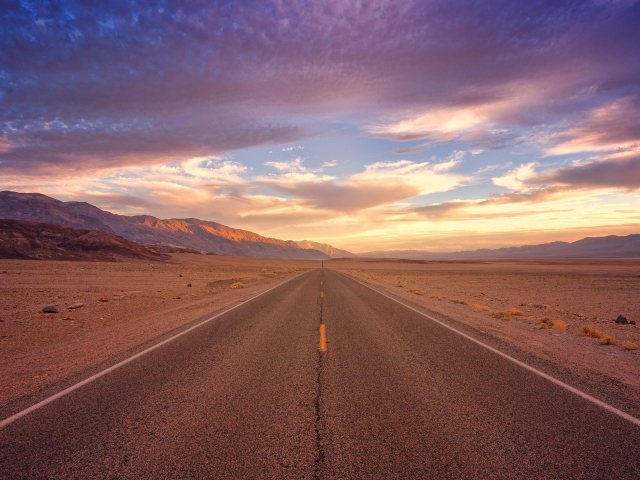
//> input picture Sobel Edge Detection on FPGA with simulation/test0.jpg, 640 x 480 px, given in place of testvideo640480.mp4, which was not available
$ ./main   (built with g++ and OpenCV 4)
//> lines starting //> are read from the running program, lines starting //| are printed output that depends on the picture; after the words box and inside, x2 and y2 are one past the last pixel; in counts of white or black regions, pixels touching at a corner belong together; pictures that were not available may be replaced by others from this repository, and a replacement may not be noted
//> in processVideo, frame is the input picture: 480 rows x 640 cols, CV_8UC3; mean B, G, R 101.7, 97.8, 133.4
### ZedBoard Zynq-7000 FPGA/Lane-Detection-on-CPU-Pure-Software/TimeAnalyze.hpp
//
//  TimeAnalyze.hpp
//  Lane_Detection
//
//

#ifndef TimeAnalyze_hpp
#define TimeAnalyze_hpp

#include <stdio.h>
#include <iostream>

using namespace std;

class TimeAnalyze
{
private:

    //starting point of time
    clock_t clk_start;

    //Total duration
    clock_t clk_total = 0;

    //duration of one lap
    clock_t clk_duration = 0;

    //maximum time in frames
    clock_t clk_maxtime = 0;

    //minumum time in frames
    clock_t clk_mintime = 100 * (double)CLOCKS_PER_SEC;

    //frame counter
    int framecounter = 0;

    //Analyze name
    string name;

    bool debug;
public:

    //Default Constructor
    TimeAnalyze(string _analyze_name, bool _debug, bool start = false);


    /**
     *   @brief Start Clock
     */
    void Start();

    /**
     *   @brief Stop Clock, Calculate duration, Add duration in Total duration
     *   and Control Max Min duration
     */
    void Stop();


    /**
     *   @brief Reset the staring point, ending point, frame counter, max_time and min_time
     */
    void Reset();


    /**
     *   @brief Calculate the timing analyze. And print total time, frame number, maximum time and minum time.
     */
    void Print();

};

#endif /* TimeAnalyze_hpp */

### ZedBoard Zynq-7000 FPGA/Lane-Detection-on-CPU-Pure-Software/Lane.hpp
//
//  Lane.hpp


#ifndef Lane_hpp
#define Lane_hpp

#include <iostream>
#include <vector>
#include <math.h>
#include <list>
using namespace std;

class Lane
{
private:
    //How many recent elements you want to keep?
    int buffer;

    //For coefficients
    int buffer_coefficient;

    //For Detected X values on 3 point of frame
    int buffer_lane_x_l;
    int buffer_lane_x_r;

    //for CalculateLineDistance()
    int buffer_lane_calculations;

public:

    //Was the line detected in the last iteration?
    bool detected_right;
    bool detected_left;
    bool donotdraw;
    int y_size; //rows-height of frame
    int x_size; //cols-width of frame
    int image_center_x;

    //polynomial coefficients for the most recent fit
    //Current coefficients
    float coefficient_left_current[3];
    float coefficient_right_current[3];

    float* coefficient_left_recent_Mem_allocate;
    float* coefficient_right_recent_Mem_allocate;

    //Recent coefficients
    vector<float*> coefficient_left_recent;
    vector<float*> coefficient_right_recent;

    //polynomial coefficients averaged over the current "buffer" iterations
    //average coefficients
    float coefficient_left_average[3];
    float coefficient_right_average[3];


    //x values for detected left&rigth line pixels on 3 points
    //Current X_pixels
    int* left_lane_x_indis_current;
    int* right_lane_x_indis_current;

    //Recent X_pixels
    vector<int*> right_lane_x_indis_recent;
    vector<int*> left_lane_x_indis_recent;

    //distance between two line on 3 point on current frame
    //current distance left_right
    int* distance_right_left_current;

    //recent distance left_right
    vector<int*> distance_right_left_recent;

    //difference beetwen lines and camera center on 3 points.
    //current distance left&right - center
    int* distance_center_left_current;
    int* distance_right_center_current;

    //recent distance left&right - center.
    vector<int*> distance_center_left_recent;
    vector<int*> distance_right_center_recent;


    //Default constructur
    Lane(int row, int col);

    /**
     *   @brief Add coeffients of SecondOrder Polynom for left and right lines.
     *   @param left is an float* ,is LeftLine coefficients to keep left_fit[3]
     *   @param right is an float*,is RightLine coefficients to keep right_fit[3]
     */
    void AddCoefficent(float* left, float* right);

    //calculate distance on current frame.
    void CalculateLineDistances(float* left, float* right);


    /**
     *   @brief Calculate X Pixel of SecondOrder Polynom according to Y pixel.
     *   You have to indicate which line. (left or right)
     *   @param y is an int , y pixel value.
     *   @param which is an int, for left->0 for right->1
     */
//    int CalculateXCurrent(int y, int which);

    bool CheckIsItLane(float *left, float *right);

    int GetBuffer_Coefficient(){ return buffer_coefficient; };
    int Getbuffer_Lane_X_Left(){ return buffer_lane_x_l; };
    int Getbuffer_Lane_X_Right(){ return buffer_lane_x_r; };
    int Getbuffer_Lane_Calculations(){ return buffer_lane_calculations; };
    int GetXValue(float* fit, int col);
};

#endif /* Lane_hpp */

### ZedBoard Zynq-7000 FPGA/Lane-Detection-on-CPU-Pure-Software/Preprocessing.hpp
//
//  Preprocessing.hpp
//  Filter-Noise
//
//

#ifndef Preprocessing_hpp
#define Preprocessing_hpp

#include <stdio.h>
#include "opencv2/opencv.hpp"
#include <vector>

using namespace std;

cv::Mat Preprocessing(cv::Mat& src){
    bool debug = false;

    cv::Mat sourceHLS;
    cv::Mat channels[3];
    cv::Mat gray;
    cv::Mat source;


    cv::cvtColor(src, gray, cv::COLOR_BGR2GRAY); //Convert to RGB2Gray

//Gray Scale Preprocess

    //Debug Gray Scale Image
    if(debug){
        cv::imwrite("/Users/yakup/Test_output_Files/Debug/Original.jpg", src);
        cv::namedWindow( "Gray Scale Image", cv::WINDOW_NORMAL );
        cv::imshow("Gray Scale Image", gray);
        cv::waitKey(0);
        cv::destroyAllWindows();
    }

    cv::equalizeHist(gray, gray);   //Histogram equalization

    //Debug Histogram Equalization GrayScale
    if(debug){
        cv::namedWindow("Gray Scale Histogram Equalization", cv::WINDOW_NORMAL );
        cv::imshow("Gray Scale Histogram Equalization", gray);
        cv::waitKey(0);
        cv::destroyAllWindows();
    }

    cv::inRange(gray, cv::Scalar(125), cv::Scalar(255), gray); //Take threshold
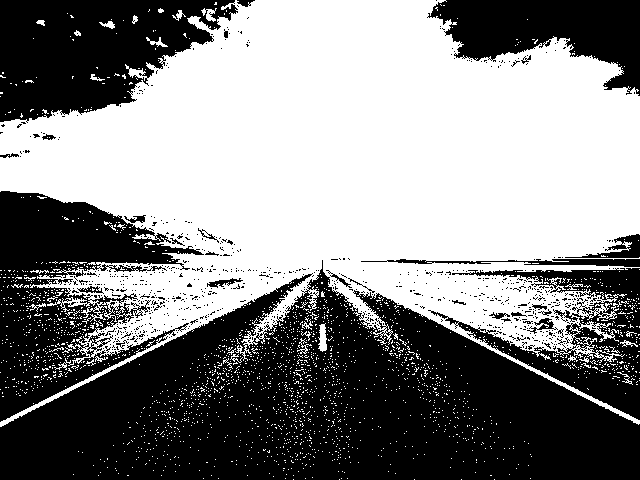
//> gray: 480 rows x 640 cols, CV_8UC1; 52.2% white; 787 black regions (759 under 20 px), largest, box (x1, y1, x2, y2) and area: (0, 260, 640, 480) 80497, (0, 191, 204, 422) 21193, (0, 0, 238, 123) 19133

    //Debug Threshold GrayScale
    if(debug){
        cv::namedWindow("Gray Scale Histequ-> Threshold", cv::WINDOW_NORMAL );
        cv::imshow("Gray Scale Histequ-> Threshold", gray);
        cv::waitKey(0);
        cv::destroyAllWindows();
    }


    cv::cvtColor(src, sourceHLS, cv::COLOR_BGR2HLS);    //Convert Image RGB2HLS
//> sourceHLS: 480 rows x 640 cols, CV_8UC3; mean of channels 0, 1, 2 63, 114.7, 87.5
    split(sourceHLS, channels); //Split color channels(H - L - S)
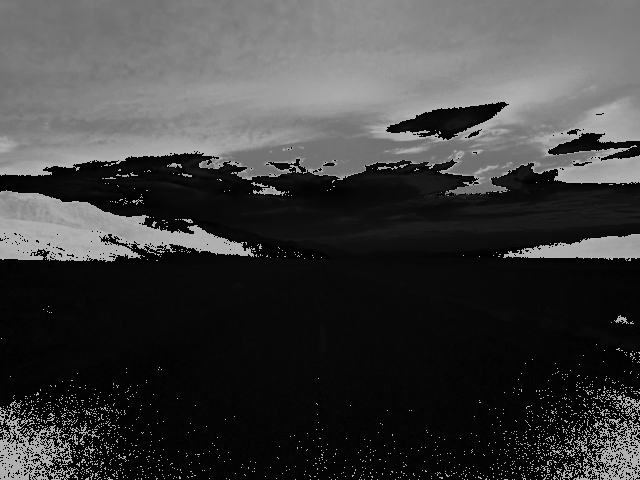
//> channels[0]: 480 rows x 640 cols, CV_8UC1; min 0, max 180, mean 63
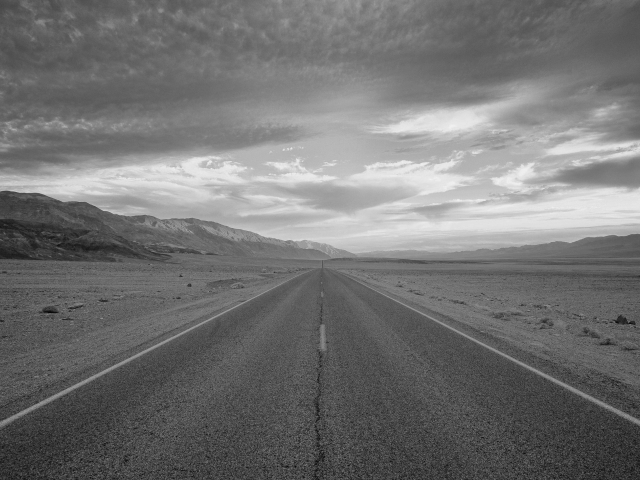
//> channels[1]: 480 rows x 640 cols, CV_8UC1; min 7, max 241, mean 114.7
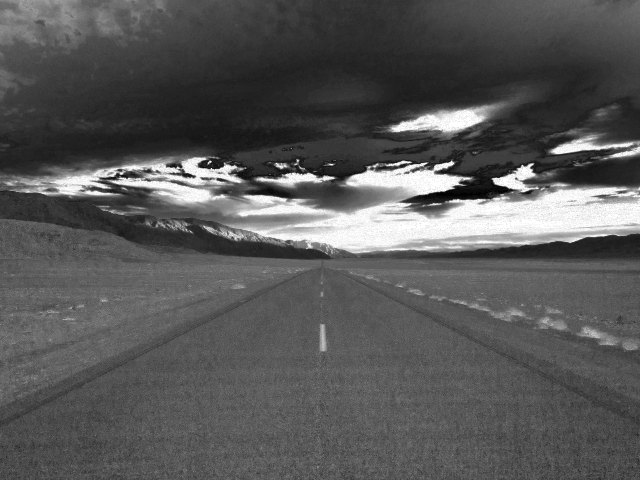
//> channels[2]: 480 rows x 640 cols, CV_8UC1; min 0, max 255, mean 87.5

//S Channel PreProcess.

    //Debug S channel channels[2].
    if(debug){
        cv::imwrite("/Users/yakup/Test_output_Files/Debug/S_Channel.jpg", channels[2]);
        cv::namedWindow( "S-Channel", cv::WINDOW_NORMAL );
        cv::imshow("S-Channel", channels[2]);
        cv::waitKey(0);
        cv::destroyAllWindows();
    }

    cv::Mat S_channel(channels[2].size(), CV_8UC1);
//> S_channel: 480 rows x 640 cols, CV_8UC1; every value is 0
    cv::inRange(channels[2], cv::Scalar(100), cv::Scalar(255), S_channel); //Take Threshold
//> S_channel: 480 rows x 640 cols, CV_8UC1; 20.6% white; 3160 white regions (3090 under 20 px), largest, box (x1, y1, x2, y2) and area: (2, 156, 640, 257) 30493, (0, 257, 321, 360) 10108, (0, 0, 167, 47) 4761

    //Debug S channel Threshold channels[2].
    if(debug){
        cv::imwrite("/Users/yakup/Test_output_Files/Debug/Threshold_S_Channel.jpg", S_channel);
        cv::namedWindow( "Threshold- S Channel", cv::WINDOW_NORMAL );
        cv::imshow("Threshold- S Channel", S_channel);
        cv::waitKey(0);
        cv::destroyAllWindows();
    }

//L channel Process.

    //Debug L channel channels[1].
    if(debug){
        cv::imwrite("/Users/yakup/Test_output_Files/Debug/L_Channel.jpg", channels[1]);
        cv::namedWindow( "L-Channel", cv::WINDOW_NORMAL );
        cv::imshow("L-Channel", channels[1]);
        cv::waitKey(0);
        cv::destroyAllWindows();
    }


    cv::Mat L_channel_Sx(channels[1].size(), CV_32FC1);  //Derivative in x direction of L Channel
//> L_channel_Sx: 480 rows x 640 cols, CV_32FC1; every value is 0
    cv::Sobel(channels[1], L_channel_Sx, CV_32FC1, 1, 0); //Get derivative in x direction

    //Debug L Channel Derivative (Sobel)
    if(debug){
        cv::imwrite("/Users/yakup/Test_output_Files/Debug/Sobel_L_Channel.jpg", L_channel_Sx);
        cv::namedWindow( "Sobel- L Channel", cv::WINDOW_NORMAL );
        cv::imshow("Sobel- L Channel", L_channel_Sx);
        cv::waitKey(0);

    }

    L_channel_Sx = cv::abs(L_channel_Sx);   //Take Absolute
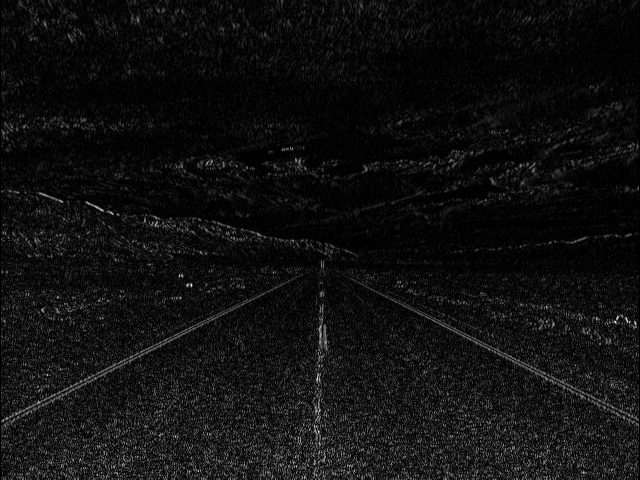
//> L_channel_Sx: 480 rows x 640 cols, CV_32FC1; min 0, max 265, mean 17.4; drawn with min black and max white

    //Debug L Channel Sobel->Absolute
    if(debug){
        cv::imwrite("/Users/yakup/Test_output_Files/Debug/Sobel_L_Channel_absolute.jpg", L_channel_Sx);
        cv::namedWindow( "Sobel- L Channel-absolute", cv::WINDOW_NORMAL );
        cv::imshow("Sobel- L Channel-absolute", L_channel_Sx);
        cv::waitKey(0);
        cv::destroyAllWindows();
    }


    double minVal, maxVal;
    minMaxLoc(L_channel_Sx, &minVal, &maxVal); //Find maximum value in image.
//> minVal = 0; maxVal = 265

    cv::Mat L_channel(channels[1].size(), CV_8UC1); //Create Mat object to obtain L channel
    L_channel = L_channel_Sx.mul(255/maxVal); //Scale the L Channel between 0-255.

    //Debug L Channel Sobel->Absolute->Scale
    if(debug){
        cv::namedWindow("Sobel and Absolute and Scale- L Channel", cv::WINDOW_NORMAL );
        cv::imshow("Sobel and Absolute and Scale- L Channel", L_channel);
        cv::waitKey(0);
        cv::destroyAllWindows();
    }


    cv::inRange(L_channel, cv::Scalar(20), cv::Scalar(100), L_channel); //Take Threshold
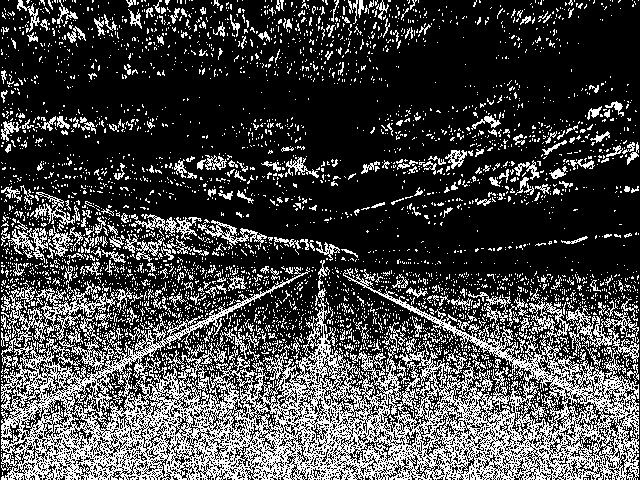
//> L_channel: 480 rows x 640 cols, CV_8UC1; 27.2% white in thin lines or dots

    //Debug L Channel Sobel->Absolute->Scale->Threshold
    if(debug){
        cv::imwrite("/Users/yakup/Test_output_Files/Debug/Threshold_L_Channel.jpg", L_channel);
        cv::namedWindow( "Threshold- L Channel", cv::WINDOW_NORMAL );
        cv::imshow("Threshold- L Channel", L_channel);
        cv::waitKey(0);
        cv::destroyAllWindows();
    }


//L || S
    cv::Mat combined_result(channels[1].size(), CV_8UC1); //Create combined_resuult objet

    bitwise_or(S_channel, L_channel, combined_result); //Bitwise or between L and S channels
//> combined_result: 480 rows x 640 cols, CV_8UC1; 43.2% white; 2794 white regions (2622 under 20 px), largest, box (x1, y1, x2, y2) and area: (0, 150, 640, 480) 104975, (0, 0, 170, 49) 5022, (381, 95, 506, 141) 2162

    //Debug L Channel BitwiseOR S Channel
    if(debug){
        //            cv::namedWindow( "S-Channel-resultS", cv::WINDOW_NORMAL );cv::imshow("S-Channel-resultS", resultS);
        //            cv::namedWindow( "L-Channel-resultL", cv::WINDOW_NORMAL );cv::imshow("L-Channel-resultL", resultL);
        cv::imwrite("/Users/yakup/Test_output_Files/Debug/bitwiseOR_S_Channel_L_Channel.jpg", combined_result);
        cv::namedWindow( "bitwiseOR- S Channel || L Channel", cv::WINDOW_NORMAL );
        cv::imshow("bitwiseOR- S Channel || L Channel", combined_result);
        cv::imshow("gray", gray);
        cv::waitKey(0);
        cv::destroyAllWindows();
    }

//Gray & (L || S)
    bitwise_and(gray, combined_result, combined_result); //bitwise and GrayImage and (L || S)
//> combined_result: 480 rows x 640 cols, CV_8UC1; 20.3% white; 3756 white regions (3643 under 20 px), largest, box (x1, y1, x2, y2) and area: (1, 150, 640, 259) 32401, (90, 257, 322, 356) 6250, (323, 258, 639, 425) 4119

    //Debug Gray Image BitwiseAND Combined Image
    if(debug){
        cv::namedWindow( "bitwiseAND- GRAY & (L||S)", cv::WINDOW_NORMAL );
        cv::imshow("bitwiseAND- GRAY & (L||S)", combined_result);
        cv::waitKey(0);
        cv::destroyAllWindows();
    }

    return combined_result; //Result of the Preprocess Function
}

#endif /* Preprocessing_hpp */

### ZedBoard Zynq-7000 FPGA/Lane-Detection-on-CPU-Pure-Software/TimeAnalyze.cpp
//
//  TimeAnalyze.cpp
//  Lane_Detection
//
//

#include "TimeAnalyze.hpp"

TimeAnalyze::TimeAnalyze(string _analyze_name, bool _debug, bool start){

    name = _analyze_name;
    debug = _debug;
    if(start)
        Start();

}

void TimeAnalyze::Start(){

    if(debug){
        clk_start = clock();
    }
}

void TimeAnalyze::Stop(){

    if(debug){
        clk_duration = clock() - clk_start;
        clk_total += clk_duration;

        if( clk_maxtime < clk_duration )
            clk_maxtime = clk_duration;

        if(clk_mintime > clk_duration)
            clk_mintime = clk_duration;

        framecounter++;
    }
}


// [27 lines left out: functions Reset, Print, not called in this run]

### ZedBoard Zynq-7000 FPGA/Lane-Detection-on-CPU-Pure-Software/Lane.cpp
//
//  Lane.cpp
//  Lane_Detection(local)
//
//

#include "Lane.hpp"

Lane::Lane(int row, int col){
    buffer=10;
    buffer_coefficient=-1;

    //for CalculateLineDistance()
    buffer_lane_calculations=-1;
    buffer_lane_x_l=-1;
    buffer_lane_x_r=-1;

    detected_right = false;
    detected_left = false;
    donotdraw=true;
    y_size=row;     //rows-height of frame
    x_size=col;     //cols-width of frame
    image_center_x = x_size/2; //Generally

    coefficient_left_recent.resize(buffer);
    coefficient_right_recent.resize(buffer);
    distance_center_left_recent.resize(buffer);
    distance_right_center_recent.resize(buffer);
    right_lane_x_indis_recent.resize(buffer);
    left_lane_x_indis_recent.resize(buffer);
    distance_right_left_recent.resize(buffer);

}

int Lane::GetXValue(float* fit, int col){
    return int( fit[0]*pow(col,2) + fit[1]*col + fit[2]);
}

// [356 lines left out: functions CheckIsItLane, AddCoefficent, CalculateLineDistances, not called in this run]

// [22 lines of commented-out code are left out]

### ZedBoard Zynq-7000 FPGA/Lane-Detection-on-CPU-Pure-Software/main.cpp
//
//  main.cpp
//  Lane_Detection
//
//
#include <iostream>
#include <time.h>
#include "opencv2/highgui.hpp"
#include <opencv2/opencv.hpp>
#include "Preprocessing.hpp"
#include "Lane.hpp"
#include "Fitting_Second_Order.hpp"
#include "TimeAnalyze.hpp"

using namespace cv;
using namespace std;

bool debug = false;
bool boolclk_preprocess = true;
bool boolclk_video = true;

int xsize = 640, ysize = 480; // Frame width and height

int global = 1; //??
Mat M, Minv;

TimeAnalyze time_preprocess("Preprocess Function", boolclk_preprocess);
TimeAnalyze time_video("Video", boolclk_video);

Lane mylanes(ysize, xsize); // Detected Lanes

void processVideo(string videoFilename);
void LineDetect(cv::Mat binary_warped, float* left_fit, float* right_fit);
void DrawLines(cv::Mat binary_warped, float* left_fit, float* right_fit);
void DrawLane(cv::Mat frame, cv::Mat &result, float* left_fit, float* right_fit);
void SlidingWindow(cv::Mat binary_warped);
void FollowLine(cv::Mat binary_warped);

int main(int argc, const char * argv[]) {

    // Source and Destination points for perspective transformation coefficients
    Point2f src[] = {Point2f(xsize*0.145, ysize), Point2f(xsize*0.44, ysize*0.65), Point2f(xsize*0.56, ysize*0.65), Point2f(xsize*0.88, ysize)};
    Point2f dst[] = {Point2f(xsize*0.20, ysize), Point2f(xsize*0.20, 0), Point2f(xsize*0.80, 0), Point2f(xsize*0.80, ysize)};

    // Calculate transformation matrices
    M = getPerspectiveTransform(src, dst);
    Minv = getPerspectiveTransform(dst, src);

    // Path an image file
    //string u_path_image = "/Users/Quang/Test_Input_Files/UD/frames/testimage.png";

    // Path a video file
    string u_path_video = "/Users/Quang/Test_Input_Files/UD/testvideo640480.mp4";

    processVideo(u_path_video); //ProcessVideo

    time_preprocess.Print();
    time_video.Print();

    return 0;
}

void processVideo(string videoFilename) {

    VideoCapture capture(videoFilename);    // Create the capture object

    // Is opened the video file
    if(!capture.isOpened()){
        //error in opening the video input
        cout << "Unable to open video file: " << videoFilename << endl;
        exit(EXIT_FAILURE);
    }


    VideoWriter outputVideo; // Create the writer object
    int ex = static_cast<int>(capture.get(CV_CAP_PROP_FOURCC)); // Get Codec Type- Int form

    // Create the output video file
    outputVideo.open("/Users/yakup/Test_output_Files/output_test640480.mp4" , ex, capture.get(CV_CAP_PROP_FPS), Size(xsize, ysize), true);

    // Is created the output file
    if (!outputVideo.isOpened()){
        cout  << "Could not open the output video for write: " << videoFilename << endl;
        exit(EXIT_FAILURE);
    }

    // Create variables
    Mat frame, result;

    // Always reading frame
    while( capture.read(frame) ){

        time_video.Start();
        time_preprocess.Start();

        // Apply preprocessing
        Mat binary(xsize, ysize, CV_8UC1);
        binary = Preprocessing(frame);

        // Get perspective of image
        Mat binary_warped(xsize, ysize, CV_8UC1);
        warpPerspective(binary, binary_warped, M, Size(xsize, ysize), INTER_LINEAR);

        // Debug. Show Binary and warped image
        if (debug){
            cv::imwrite("/Users/yakup/Test_output_Files/Debug/binary_warped.jpg", binary_warped);
            cv::namedWindow("Binary_Image", cv::WINDOW_NORMAL);
            imshow("Binary_Image", binary);
            cv::namedWindow( "binary_warped", cv::WINDOW_NORMAL);
            cv::moveWindow("binary_warped", 640, 200);
            imshow("binary_warped", binary_warped);
            cv::waitKey(0);
            cv::destroyAllWindows();
        }

        //Time analyze
        time_preprocess.Stop();


        // Detect Lines
        if(mylanes.detected_left || mylanes.detected_right){
            FollowLine(binary_warped);
        }
        else{
            SlidingWindow(binary_warped);
        }

        DrawLane(frame, result, mylanes.coefficient_left_current, mylanes.coefficient_right_current);

        //Time Analyze
        time_video.Stop();

        // Write result frame to output video
        outputVideo << result;
    }

    // relase objects
    capture.release();
    outputVideo.release();

}

void SlidingWindow(cv::Mat binary_warped){

    float left_fit[3], right_fit[3]; // Left and Right line

    // Set the width of the windows +/- margin
    int margin = 50;

    // Choose the number of sliding windows
    int nwindows = 18;

    // Set minimum number of pixels found to recenter window
    int minpix = 70;

    // Create empty lists to receive left and right lane pixel indices
    vector<int> left_lane_x_inds;
    vector<int> left_lane_y_inds;
    vector<int> right_lane_x_inds;
    vector<int> right_lane_y_inds;

    // Take a histogram of the bottom half of the image
    cv::Mat take_half= binary_warped.rowRange(binary_warped.rows/2,binary_warped.rows);
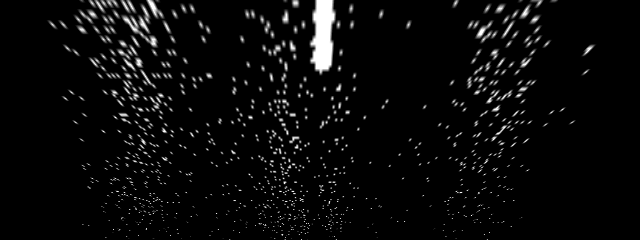
//> take_half: 240 rows x 640 cols, CV_8UC1; min 0, max 255, mean 10.3
    cv::Mat histogram(cv::Mat::zeros(1, take_half.cols, CV_32F));

    // Histogram
    cv::reduce(take_half, histogram, 0, 0, CV_32F); // REDUCE_SUM flag equals to 0.
//> histogram = 640 values, max 20618 at index 323, min 0 at index 0, mean 2472.1

    // Find the peak of the left and right halves of the histogram
    // These will be the starting point for the left and right lines
    Mat left_histogram = histogram.colRange(0, histogram.cols/2);
//> left_histogram = 320 values, max 19268 at index 319, min 0 at index 0, mean 2904.8
    Mat right_histogram = histogram.colRange(histogram.cols/2, histogram.cols);
//> right_histogram = 320 values, max 20618 at index 3, min 0 at index 41, mean 2039.5

    //finding min-max location for left line
    double min_val_l, max_val_l;
    Point  max_loc_l;
    Point  min_loc_l;
    cv::minMaxLoc(left_histogram, &min_val_l, &max_val_l, &min_loc_l, &max_loc_l);
//> min_val_l = 0; max_val_l = 19268; min_loc_l = Point(0, 0); max_loc_l = Point(319, 0)

    //finding min-max location for right line
    double min_val_r, max_val_r;
    Point  max_loc_r;
    Point  min_loc_r;
    cv::minMaxLoc(right_histogram, &min_val_r, &max_val_r, &min_loc_r, &max_loc_r);
//> min_val_r = 0; max_val_r = 20618; min_loc_r = Point(41, 0); max_loc_r = Point(3, 0)

    // Set the height of windows
    int window_height = binary_warped.rows / nwindows;

    // Current positions to be updated for each window
    int l_current = max_loc_l.x;
//> l_current = 319
    int r_current = max_loc_r.x + histogram.cols/2;
//> r_current = 323

    if( ( ( r_current-l_current ) < 200 ) || ( ( r_current-l_current ) > 500 )){

//> (the run ends here: the program crashes, at `int l = * mylanes.left_lane_x_indis_recent [ mylanes.Getbuffer_Lane_X_..`)
